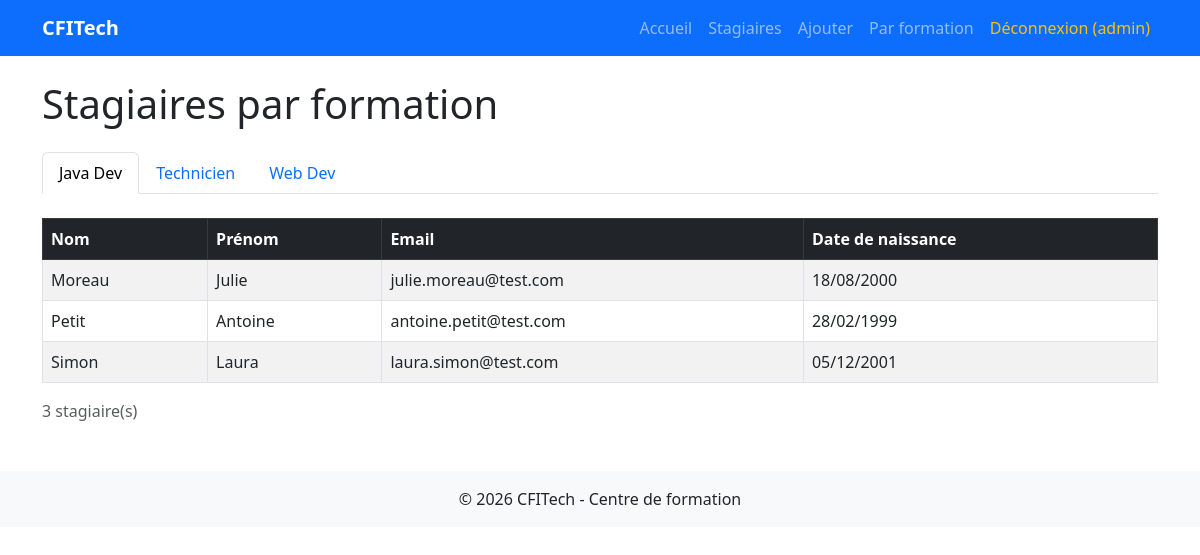
The app's page /formation.php (signed in) with its own data.
### tables this page shows
CREATE TABLE `formations` (
    `id`         INT AUTO_INCREMENT PRIMARY KEY,
    `intitule`   VARCHAR(100) NOT NULL,
    `nb_mois`    INT          NOT NULL,
    `date_debut` DATE         NOT NULL
);

CREATE TABLE `stagiaires` (
    `id`             INT AUTO_INCREMENT PRIMARY KEY,
    `nom`            VARCHAR(100) NOT NULL,
    `prenom`         VARCHAR(100) NOT NULL,
    `email`          VARCHAR(100) NOT NULL UNIQUE,
    `date_naissance` DATE         NOT NULL,
    `formation_id`   INT          NOT NULL,
    FOREIGN KEY (`formation_id`) REFERENCES `formations`(`id`)
        ON DELETE RESTRICT ON UPDATE CASCADE
);

### formation.php (the view, shortened to what this page needs)
<?php
require_once __DIR__ . '/config/db.php';
require_once 'header.php';
$formations   = $pdo->query("SELECT id, intitule FROM formations ORDER BY intitule")->fetchAll();
$formation_id = isset($_GET['id']) ? (int)$_GET['id'] : ($formations[0]['id'] ?? 0);
$stagiaires = [];
if ($formation_id > 0) {
    $stmt = $pdo->prepare("SELECT nom, prenom, email, date_naissance FROM stagiaires WHERE formation_id = ? ORDER BY nom ASC");
    $stmt->execute([$formation_id]);
    $stagiaires = $stmt->fetchAll();
}
?>
<h1 class="mb-4">Stagiaires par formation</h1>
<ul class="nav nav-tabs mb-4">
    <?php foreach ($formations as $f): ?>
        <li class="nav-item">
            <a class="nav-link <?= ($f['id'] == $formation_id) ? 'active' : '' ?>"
               href="formation.php?id=<?= (int)$f['id'] ?>">
                <?= htmlspecialchars($f['intitule']) ?>
            </a>
        </li>
    <?php endforeach; ?>
</ul>
<?php if (empty($stagiaires)): ?>
    <div class="alert alert-info">Aucun stagiaire dans cette formation.</div>
<?php else: ?>
<table class="table table-striped table-bordered">
    <thead class="table-dark">
        <tr>
            <th>Nom</th><th>Prénom</th><th>Email</th><th>Date de naissance</th>
        </tr>
    </thead>
    <tbody>
        <?php foreach ($stagiaires as $s): ?>
        <tr>
            <td><?= htmlspecialchars($s['nom']) ?></td>
            <td><?= htmlspecialchars($s['prenom']) ?></td>
            <td><?= htmlspecialchars($s['email']) ?></td>
            <td><?= date('d/m/Y', strtotime($s['date_naissance'])) ?></td>
        </tr>
        <?php endforeach; ?>
    </tbody>
</table>
<p class="text-muted"><?= count($stagiaires) ?> stagiaire(s)</p>
<?php endif; ?>
<?php require_once 'footer.php'; ?>

### records on screen
formations: intitule "Java Dev"
formations: intitule "Technicien"
formations: intitule "Web Dev"
stagiaires: nom "Moreau", prenom "Julie", email "julie.moreau@test.com", date_naissance "18/08/2000"
stagiaires: nom "Petit", prenom "Antoine", email "antoine.petit@test.com", date_naissance "28/02/1999"
stagiaires: nom "Simon", prenom "Laura", email "laura.simon@test.com", date_naissance "05/12/2001"

### other values on screen
$_SESSION['user'] "admin"
count($stagiaires) "3"
